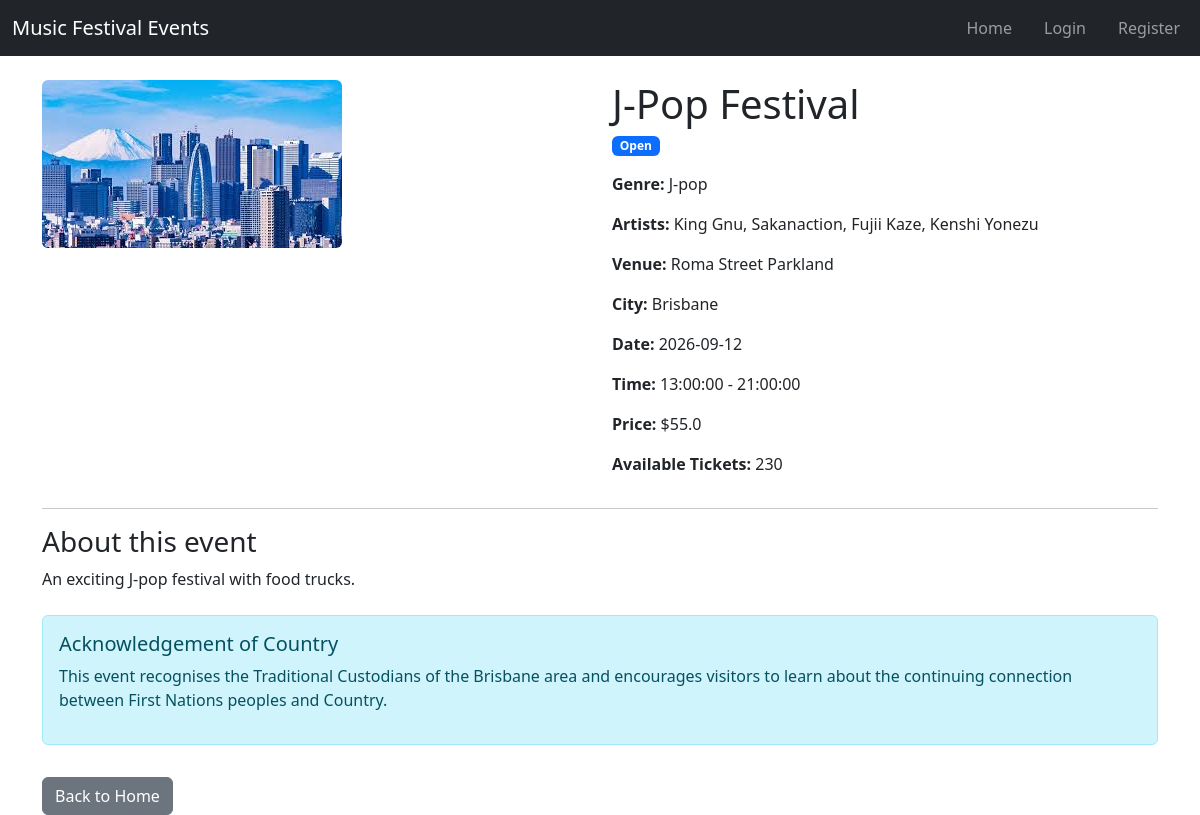
/event/3, run on the app's committed database.
### website/models.py (models this page shows)
class Event(db.Model):
    __tablename__ = 'events'
    id = db.Column(db.Integer, primary_key=True)
    title = db.Column(db.String(150), nullable=False)
    description = db.Column(db.Text, nullable=False)
    date = db.Column(db.Date, nullable=False)
    start_time = db.Column(db.Time, nullable=False)
    end_time = db.Column(db.Time, nullable=False)
    venue_name = db.Column(db.String(150), nullable=False)
    city = db.Column(db.String(80), nullable=False)
    image = db.Column(db.String(255), nullable=False)
    genre = db.Column(db.String(50), nullable=False)
    artist_lineup = db.Column(db.Text, nullable=False)
    price = db.Column(db.Float, nullable=False)
    total_tickets = db.Column(db.Integer, nullable=False)
    available_tickets = db.Column(db.Integer, nullable=False)
    status = db.Column(db.String(20), nullable=False, default='Open')
    acknowledgement_type = db.Column(db.String(50), nullable=False, default='No Acknowledgement')
    acknowledgement_text = db.Column(db.Text, nullable=True)
    creator_id = db.Column(db.Integer, db.ForeignKey('users.id'), nullable=False)
    bookings = db.relationship('Booking', backref='event', lazy=True)
    comments = db.relationship('Comment', backref='event', lazy=True)

### website/views.py (the view)
@main_bp.route('/event/<int:event_id>')
def event_detail(event_id):
    event = Event.query.get_or_404(event_id)
    return render_template('event_detail.html', event=event)

### website/templates/event_detail.html
{% extends "base.html" %}
{% block content %}
<div class="container mt-4">
    <div class="row">
        <div class="col-md-6">
            <img src="{{ url_for('static', filename='image/' + event.image) }}"
                 class="img-fluid rounded"
                 alt="{{ event.title }}">
        </div>
        <div class="col-md-6">
            <h1>{{ event.title }}</h1>
            <span class="badge bg-primary mb-3">{{ event.status }}</span>
            <p><strong>Genre:</strong> {{ event.genre }}</p>
            <p><strong>Artists:</strong> {{ event.artist_lineup }}</p>
            <p><strong>Venue:</strong> {{ event.venue_name }}</p>
            <p><strong>City:</strong> {{ event.city }}</p>
            <p><strong>Date:</strong> {{ event.date }}</p>
            <p><strong>Time:</strong> {{ event.start_time }} - {{ event.end_time }}</p>
            <p><strong>Price:</strong> ${{ event.price }}</p>
            <p><strong>Available Tickets:</strong> {{ event.available_tickets }}</p>
        </div>
    </div>
    <hr>
    <h3>About this event</h3>
    <p>{{ event.description }}</p>
    {% if event.acknowledgement_text %}
    <div class="alert alert-info mt-4">
        <h5>Acknowledgement of Country</h5>
        <p>{{ event.acknowledgement_text }}</p>
    </div>
    {% endif %}
    <a href="{{ url_for('main.index') }}" class="btn btn-secondary mt-3">Back to Home</a>
</div>
{% endblock %}

### data on the page
Event: image (picture), title "J-Pop Festival", status "Open", genre "J-pop", artist_lineup "King Gnu, Sakanaction, Fujii Kaze, Kenshi Yonezu", venue_name "Roma Street Parkland", city "Brisbane", date "2026-09-12", start_time "13:00:00", end_time "21:00:00", price "55.0", available_tickets "230", description "An exciting J-pop festival with food trucks.", acknowledgement_text "This event recognises the Traditional Custodians of the Brisbane area and encourages visitors to learn about the continuing connection between First Nations peoples and Country."
